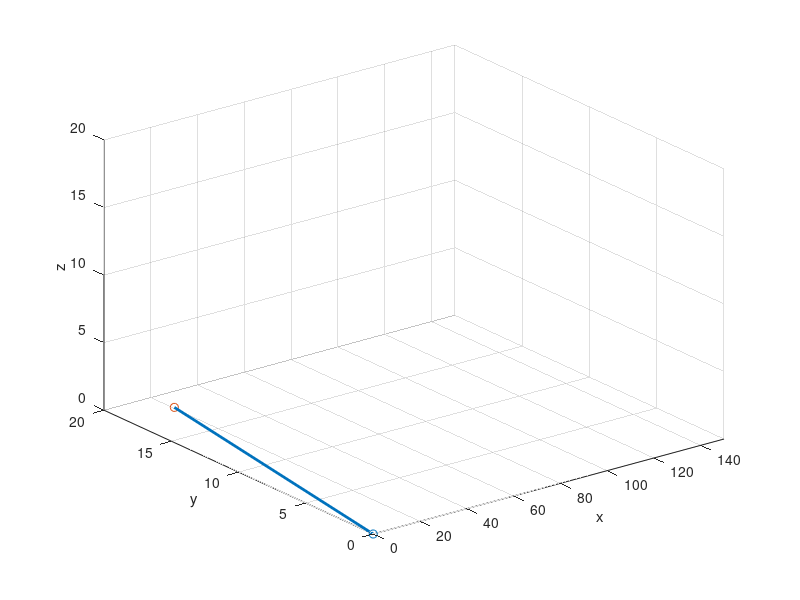

Write the MATLAB code that produced this figure. (Note: this script raises an error after producing the figure.)
function RSD_Piano3D_Sim()
% Simulator for Piano Robot 🄫RYUJI IMAI 2023/5/23
disp('-----------------------------------------------------')
disp('  Press ←or→ to move joint1')
disp('  Press ↑or↓ to tap keyboard')
disp('  if You press "s", Show the Position of End effector')
disp('-----------------------------------------------------')
l1=15; %length of each joint
theta=deg2rad(10);
fig = figure;
axis equal;

x=0;
p0=[x,0,0];
p1=[x,l1*cos(theta),l1*sin(theta)];

scatter3(p0(1,1),p0(1,2),p0(1,3));hold on
scatter3(p1(1,1),p1(1,2),p1(1,3));
plot3([p0(1,1),p1(1,1)],[p0(1,2),p1(1,2)],[p0(1,3),p1(1,3)],'linewidth',2);

xlim([0,150]);ylim([0,20]);zlim([0,20]);
xlabel('x');ylabel('y');zlabel('z');

fig.KeyPressFcn = @callback;
  function callback(src,data)
    if strcmp(data.Key,'leftarrow')
        temp=x;
        x=temp-1;
    elseif strcmp(data.Key,'rightarrow')
        temp=x;
        x=temp+1;
    elseif strcmp(data.Key,'downarrow')
        theta=deg2rad(0);
    elseif strcmp(data.Key,'uparrow')
        temp=theta;
        temp=deg2rad(10);
        theta=temp;
    elseif strcmp(data.Key,'s')
        disp(['x=',num2str(p1(1,1)),',  y=',num2str(p1(1,2)),',  z=',num2str(p1(1,3))])
    end
        p0=[x,0,0];
        p1=[x,l1*cos(theta),l1*sin(theta)];
        hold off
        scatter3(p0(1,1),p0(1,2),p0(1,3));hold on
        scatter3(p1(1,1),p1(1,2),p1(1,3));
        plot3([p0(1,1),p1(1,1)],[p0(1,2),p1(1,2)],[p0(1,3),p1(1,3)],'linewidth',2);
        xlim([0,150]);ylim([0,60]);zlim([0,20]);
        xlabel('x');ylabel('y');zlabel('z');
  end
end